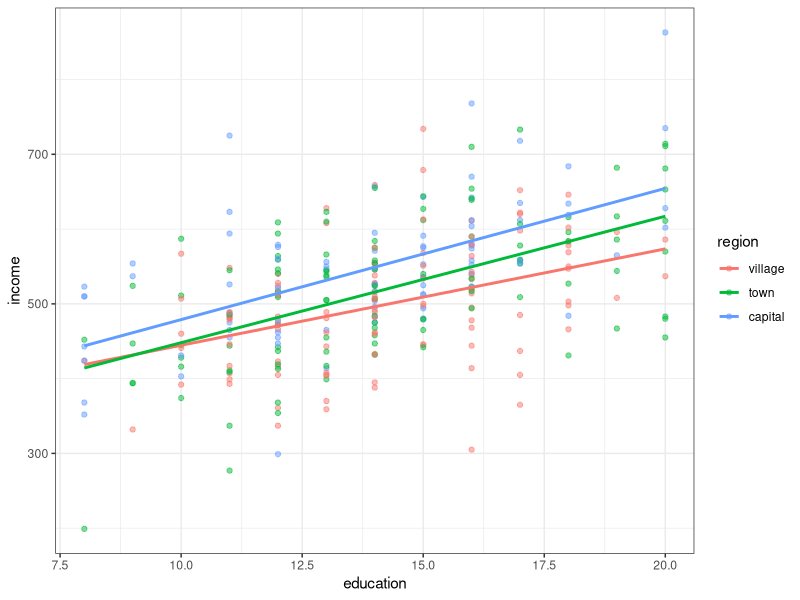

This chart was generated by the following R code: (Note: this script raises an error after producing the figure.)
# -- head -- #

library(tidyverse) # data wrangling and plotting

# -- main -- #

# story: can we predict someone's income from four variables related to
# social status? all four predictors are additive (no interactions) so
# students can practice fitting and reading an additive linear model
# before interactions are introduced

set.seed(1337) # fixed seed so the dataset is reproducible

n = 300 # number of simulated people

# years of formal education: human capital, a classic social status proxy
education = rnorm(n, mean = 14, sd = 3) # centred on a university-ish average
education = round(education) # education is measured in whole years
education = pmin(pmax(education, 8), 20) # clamp to a plausible 8-20 year range

# age in years: stands in for work experience, which tends to raise income
age = runif(n, min = 22, max = 65) # uniform across a typical working-age range
age = round(age) # age is measured in whole years

# parent's years of education: family background / inherited social status
parent_education = rnorm(n, mean = 12, sd = 3) # centred one generation below
parent_education = round(parent_education) # also measured in whole years
parent_education = pmin(pmax(parent_education, 6), 20) # same plausible range

# region: access to opportunity, a geographic marker of social status
region = sample(c('village', 'town', 'capital'), n, replace = T, prob = c(.4, .35, .25)) # village is most common, capital least
region = factor(region, levels = c('village', 'town', 'capital')) # village set as the reference level

# true effects used to build the outcome (ground truth for the instructor;
# students only ever see the simulated income column, not these numbers)
b_intercept = 100 # baseline income with zero education, age zero (extrapolated), village, uneducated parent
b_education = 15 # extra income per extra year of own education
b_age = 2 # extra income per extra year of age (experience)
b_parent_education = 8 # extra income per extra year of parent's education
b_town = 20 # extra income for living in a town rather than a village
b_capital = 50 # extra income for living in the capital rather than a village

# region's effect translated from factor levels to a numeric contribution
region_effect = case_when(
  region == 'village' ~ 0, # reference level contributes nothing
  region == 'town' ~ b_town,
  region == 'capital' ~ b_capital
)

# income is the additive sum of all four effects plus unexplained noise
noise = rnorm(n, mean = 0, sd = 60) # unexplained variation (unmeasured factors, luck, etc.)
income = b_intercept + b_education * education + b_age * age + b_parent_education * parent_education + region_effect + noise
income = round(income) # income is reported in whole units (thousand HUF/month)

# assemble the final dataset: only the outcome and the four predictors,
# exactly what a student fitting an additive model would see
d = tibble(income, education, age, parent_education, region)

# quick sanity check: does an additive lm recover something close to the
# true effects above? useful for the instructor, not meant for students
lm1 = lm(income ~ education + age + parent_education + region, data = d)
broom::tidy(lm1, conf.int = T)

# quick visual sanity check of two of the four predictors against income
d |>
  ggplot(aes(education, income, colour = region)) +
  geom_point(alpha = .5) +
  geom_smooth(method = 'lm', se = F) +
  theme_bw()

# write the dataset out for the student-facing lesson script to read in
write_tsv(d, 'dat/R2/income_social_status.tsv')
